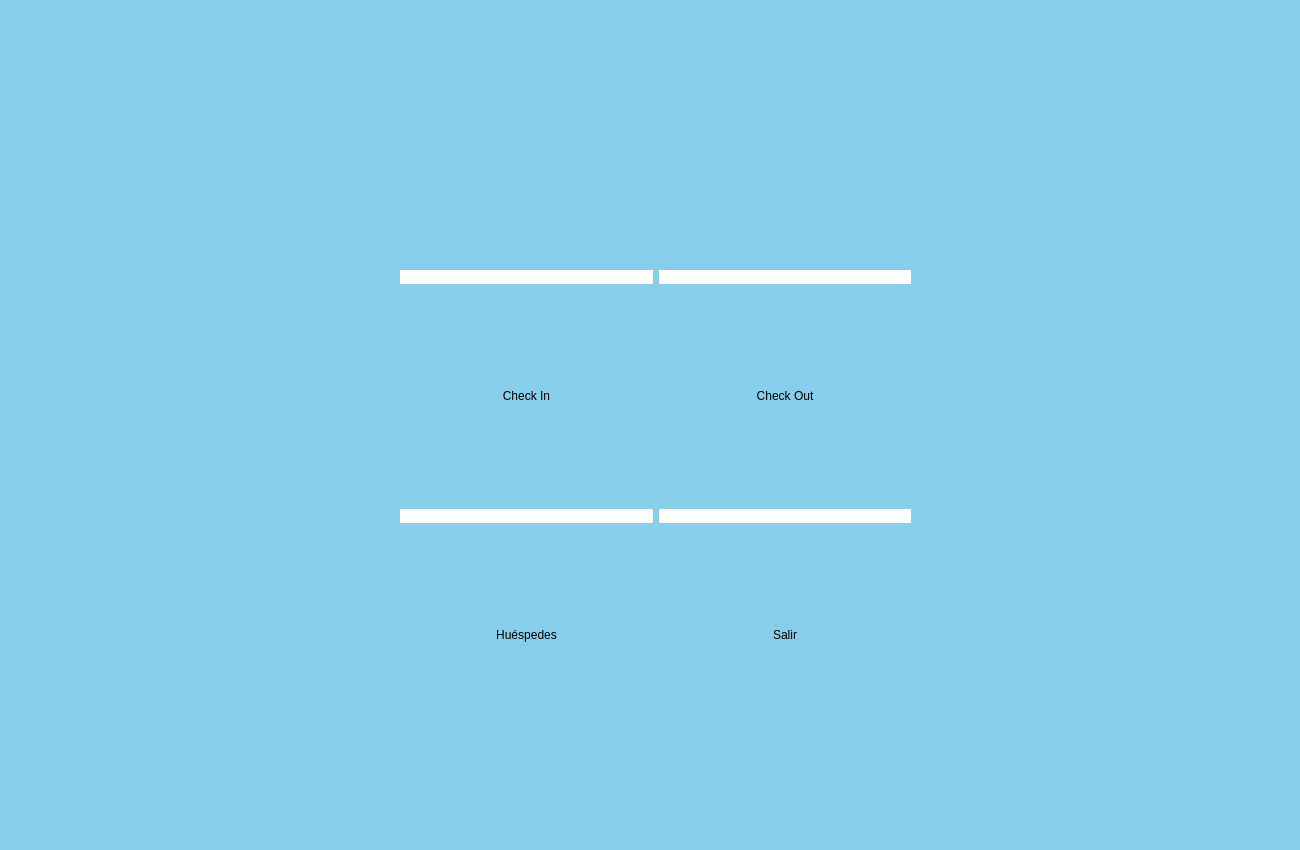
<?xml version="1.0" encoding="UTF-8"?>
<ui version="4.0">
 <class>Dialog</class>
 <widget class="QDialog" name="Dialog">
  <property name="enabled">
   <bool>true</bool>
  </property>
  <property name="geometry">
   <rect>
    <x>0</x>
    <y>0</y>
    <width>1300</width>
    <height>850</height>
   </rect>
  </property>
  <property name="minimumSize">
   <size>
    <width>1300</width>
    <height>850</height>
   </size>
  </property>
  <property name="windowTitle">
   <string>Hotel Portales Plaza</string>
  </property>
  <property name="windowIcon">
   <iconset>
    <normaloff>../../Imagenes/Logo Hotel.png</normaloff>../../Imagenes/Logo Hotel.png</iconset>
  </property>
  <property name="windowOpacity">
   <double>1.000000000000000</double>
  </property>
  <widget class="QWidget" name="widget" native="true">
   <property name="geometry">
    <rect>
     <x>0</x>
     <y>0</y>
     <width>1300</width>
     <height>850</height>
    </rect>
   </property>
   <property name="minimumSize">
    <size>
     <width>1300</width>
     <height>850</height>
    </size>
   </property>
   <property name="maximumSize">
    <size>
     <width>1300</width>
     <height>850</height>
    </size>
   </property>
   <property name="styleSheet">
    <string notr="true">background-color: rgb(135, 206, 235)</string>
   </property>
   <widget class="QLabel" name="label">
    <property name="geometry">
     <rect>
      <x>500</x>
      <y>30</y>
      <width>310</width>
      <height>170</height>
     </rect>
    </property>
    <property name="styleSheet">
     <string notr="true"/>
    </property>
    <property name="text">
     <string/>
    </property>
    <property name="pixmap">
     <pixmap>Logo Hotel.png</pixmap>
    </property>
   </widget>
   <widget class="QWidget" name="">
    <property name="geometry">
     <rect>
      <x>400</x>
      <y>270</y>
      <width>511</width>
      <height>471</height>
     </rect>
    </property>
    <layout class="QGridLayout" name="gridLayout">
     <item row="0" column="0">
      <widget class="QPushButton" name="btn_checkin">
       <property name="cursor">
        <cursorShape>PointingHandCursor</cursorShape>
       </property>
       <property name="styleSheet">
        <string notr="true">QPushButton{
	border-radius: 10px;	
	background-color: rgb(255,255,255)
}

QPushButton:hover{
	border-radius: 10px;
	background-color: rgb(111, 211, 5);
}</string>
       </property>
       <property name="text">
        <string/>
       </property>
       <property name="icon">
        <iconset>
         <normaloff>../../Imagenes/check-in.png</normaloff>../../Imagenes/check-in.png</iconset>
       </property>
       <property name="iconSize">
        <size>
         <width>120</width>
         <height>120</height>
        </size>
       </property>
      </widget>
     </item>
     <item row="0" column="1">
      <widget class="QPushButton" name="btn_checkout">
       <property name="cursor">
        <cursorShape>PointingHandCursor</cursorShape>
       </property>
       <property name="styleSheet">
        <string notr="true">QPushButton{
	border-radius: 10px;	
	background-color: rgb(255,255,255)
}

QPushButton:hover{
	border-radius: 10px;
	background-color: rgb(203, 5, 5);
}</string>
       </property>
       <property name="text">
        <string/>
       </property>
       <property name="icon">
        <iconset>
         <normaloff>../../Imagenes/check-out.png</normaloff>../../Imagenes/check-out.png</iconset>
       </property>
       <property name="iconSize">
        <size>
         <width>120</width>
         <height>120</height>
        </size>
       </property>
      </widget>
     </item>
     <item row="1" column="0">
      <widget class="QLabel" name="label_checkin">
       <property name="styleSheet">
        <string notr="true">font: 75 12pt &quot;Tahoma&quot;;</string>
       </property>
       <property name="text">
        <string>&lt;html&gt;&lt;head/&gt;&lt;body&gt;&lt;p align=&quot;center&quot;&gt;Check In&lt;/p&gt;&lt;/body&gt;&lt;/html&gt;</string>
       </property>
      </widget>
     </item>
     <item row="1" column="1">
      <widget class="QLabel" name="label_checkout">
       <property name="styleSheet">
        <string notr="true">font: 75 12pt &quot;Tahoma&quot;;</string>
       </property>
       <property name="text">
        <string>&lt;html&gt;&lt;head/&gt;&lt;body&gt;&lt;p align=&quot;center&quot;&gt;Check Out&lt;/p&gt;&lt;/body&gt;&lt;/html&gt;</string>
       </property>
      </widget>
     </item>
     <item row="2" column="0">
      <widget class="QPushButton" name="btn_huespedes">
       <property name="cursor">
        <cursorShape>PointingHandCursor</cursorShape>
       </property>
       <property name="styleSheet">
        <string notr="true">QPushButton{
	border-radius: 10px;	
	background-color: rgb(255,255,255)
}

QPushButton:hover{
	border-radius: 10px;
	background-color: rgb(0, 81, 255);
}</string>
       </property>
       <property name="text">
        <string/>
       </property>
       <property name="icon">
        <iconset>
         <normaloff>../../Imagenes/computer.png</normaloff>../../Imagenes/computer.png</iconset>
       </property>
       <property name="iconSize">
        <size>
         <width>120</width>
         <height>120</height>
        </size>
       </property>
      </widget>
     </item>
     <item row="2" column="1">
      <widget class="QPushButton" name="btn_salir">
       <property name="cursor">
        <cursorShape>PointingHandCursor</cursorShape>
       </property>
       <property name="styleSheet">
        <string notr="true">QPushButton{
	border-radius: 10px;	
	background-color: rgb(255,255,255)
}

QPushButton:hover{
	border-radius: 10px;
	background-color: rgb(121, 121, 121);
}</string>
       </property>
       <property name="text">
        <string/>
       </property>
       <property name="icon">
        <iconset>
         <normaloff>../../Imagenes/log-out.png</normaloff>../../Imagenes/log-out.png</iconset>
       </property>
       <property name="iconSize">
        <size>
         <width>120</width>
         <height>120</height>
        </size>
       </property>
      </widget>
     </item>
     <item row="3" column="0">
      <widget class="QLabel" name="label_huespedes">
       <property name="styleSheet">
        <string notr="true">font: 75 12pt &quot;Tahoma&quot;;</string>
       </property>
       <property name="text">
        <string>&lt;html&gt;&lt;head/&gt;&lt;body&gt;&lt;p align=&quot;center&quot;&gt;Huéspedes&lt;/p&gt;&lt;/body&gt;&lt;/html&gt;</string>
       </property>
      </widget>
     </item>
     <item row="3" column="1">
      <widget class="QLabel" name="label_salir">
       <property name="styleSheet">
        <string notr="true">font: 75 12pt &quot;Tahoma&quot;;</string>
       </property>
       <property name="text">
        <string>&lt;html&gt;&lt;head/&gt;&lt;body&gt;&lt;p align=&quot;center&quot;&gt;Salir&lt;/p&gt;&lt;/body&gt;&lt;/html&gt;</string>
       </property>
      </widget>
     </item>
    </layout>
   </widget>
  </widget>
 </widget>
 <resources>
  <include location="logo1.qrc"/>
 </resources>
 <connections/>
</ui>
